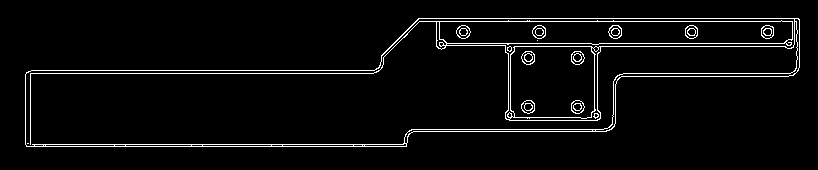
#> input picture img/result1.jpg, 818 x 170 px
$ python Similarity.py   (older library calls are emulated)
#> lines starting #> are read from the running program, lines starting #| are printed output that depends on the picture; after the words box and inside, x2 and y2 are one past the last pixel; in counts of white or black regions, pixels touching at a corner belong together; long printed decimals are rounded
import cv2 as cv
from skimage.metrics import structural_similarity

img1 = cv.imread('../img/result1.jpg')
#> img1 is the input picture: shape (170, 818, 3); 4% white in thin lines or dots, all inside (x1, y1, x2, y2) = (25, 18, 800, 147)
img2 = cv.imread('../img/result2.jpg')
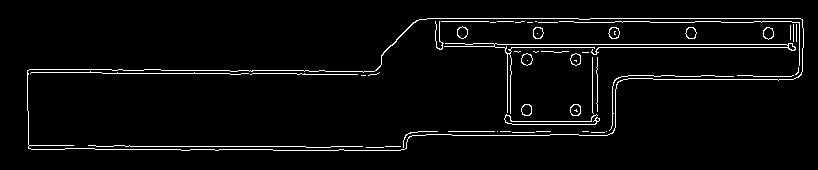
#> input picture img/result2.jpg, 818 x 170 px
#> img2 is the input picture: shape (170, 818, 3); 3.6% white in thin lines or dots, all inside (x1, y1, x2, y2) = (27, 18, 804, 151)

(score, diff) = structural_similarity(img1, img2, full=True, multichannel=True)
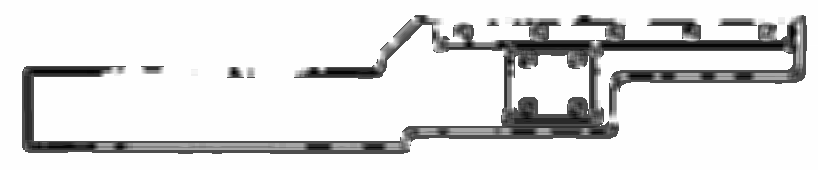
#> diff: shape (170, 818, 3) float64; min -0.433, max 1, mean 0.821; drawn with min black and max white
#> score = 0.813
score *= 100
#> score = 81.34

print(score)
#| 81.342
